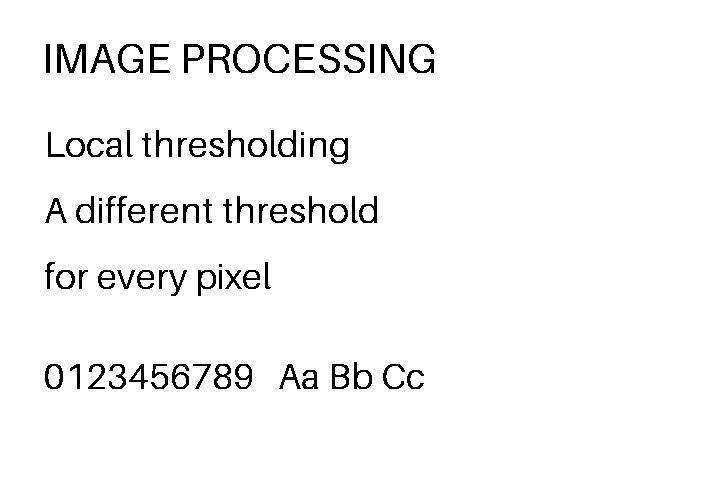
#> input picture labs/lab02/samples/text_mask.png, 720 x 480 px
$ python compare_samples.py
#> lines starting #> are read from the running program, lines starting #| are printed output that depends on the picture; after the words box and inside, x2 and y2 are one past the last pixel; in counts of white or black regions, pixels touching at a corner belong together
#> in build_report, `truth = np.asarray(Image.open(samples / "text_mask.png")) == 0`: truth: shape (480, 720) bool; 3.7% white; 83 white regions (3 under 20 px), largest, box (x1, y1, x2, y2) and area: (57, 44, 86, 73) 422, (381, 44, 404, 73) 332, (209, 44, 230, 73) 289
### labs/lab02/processing.py
"""Локальные пороги и повышение резкости. Все изображения — uint8, 0..255."""

import math
from pathlib import Path

import numpy as np
from PIL import Image, ImageOps


def read_image(path):
    """Читаем первый кадр; учитываем EXIF и накладываем прозрачность на белый."""
    with Image.open(Path(path)) as source:
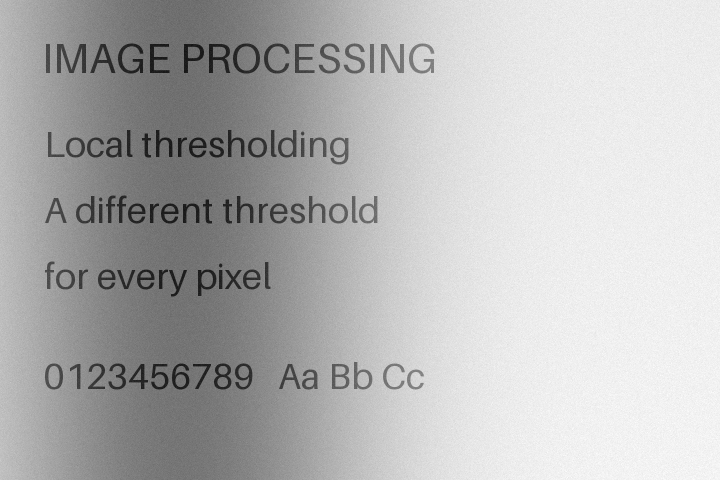
#> input picture labs/lab02/samples/shadow_text.png, 720 x 480 px
#> source is the input picture: PIL image 720x480 L; min 18, max 252, mean 182.5
        image = ImageOps.exif_transpose(source)
        rgba = image.convert("RGBA")
        background = Image.new("RGBA", rgba.size, "white")
#> background: PIL image 720x480 RGBA; every value is 255
        return np.array(Image.alpha_composite(background, rgba).convert("RGB"))


def validate_image(image):
    array = np.asarray(image)
    if array.dtype != np.uint8 or array.size == 0:
        raise ValueError("Нужно непустое изображение uint8")
    if array.ndim != 2 and not (array.ndim == 3 and array.shape[2] == 3):
        raise ValueError("Нужно изображение в оттенках серого или RGB")
    return array


def grayscale(image):
    image = validate_image(image)
    if image.ndim == 2:
        return image.copy()
    brightness = image.astype(np.float64) @ np.array([0.299, 0.587, 0.114])
    return np.rint(brightness).clip(0, 255).astype(np.uint8)


def check_number(value, name, minimum, maximum):
    if not math.isfinite(value) or not minimum <= value <= maximum:
        raise ValueError(f"{name}: допустимо от {minimum} до {maximum}")


def local_statistics(gray, window):
    """Среднее и стандартное отклонение через интегральные изображения, O(HW)."""
#> called with window = 31
    gray = validate_image(gray)
    if gray.ndim != 2:
        raise ValueError("Локальная статистика вычисляется для яркости")
    if not isinstance(window, (int, np.integer)) or not 3 <= window <= 151 or window % 2 == 0:
        raise ValueError("Размер окна должен быть нечётным числом от 3 до 151")
    padded = np.pad(gray.astype(np.float64), window // 2, mode="edge")

    def mean_in_window(values):
        integral = np.pad(values, ((1, 0), (1, 0))).cumsum(axis=0).cumsum(axis=1)
        total = (integral[window:, window:] - integral[:-window, window:]
                 - integral[window:, :-window] + integral[:-window, :-window])
        return total / (window * window)
#> returned value: shape (480, 720) float64

    mean = mean_in_window(padded)
    variance = mean_in_window(padded * padded) - mean * mean
    # Вычитание близких чисел может дать небольшую отрицательную погрешность.
    deviation = np.sqrt(np.maximum(variance, 0))
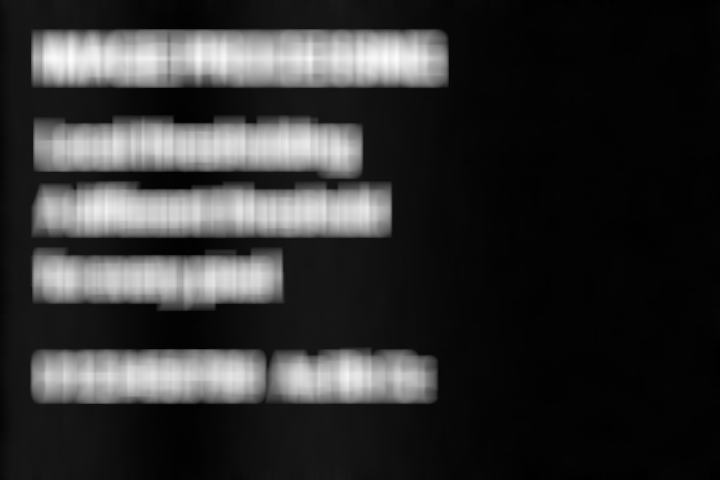
#> deviation: shape (480, 720) float64; min 2.55, max 41.22, mean 10.2; drawn with min black and max white
    return mean, deviation


def local_thresholds(image, window=31, niblack_k=0.2, sauvola_k=0.2):
    """Возвращает бинарные результаты Ниблэка и Сауволы; текст — чёрный."""
    check_number(niblack_k, "k Ниблэка", -1, 1)
    check_number(sauvola_k, "k Сауволы", 0, 1)
    gray = grayscale(image)
    mean, deviation = local_statistics(gray, window)
    niblack_threshold = mean - niblack_k * deviation
    sauvola_threshold = mean * (1 + sauvola_k * (deviation / 128 - 1))
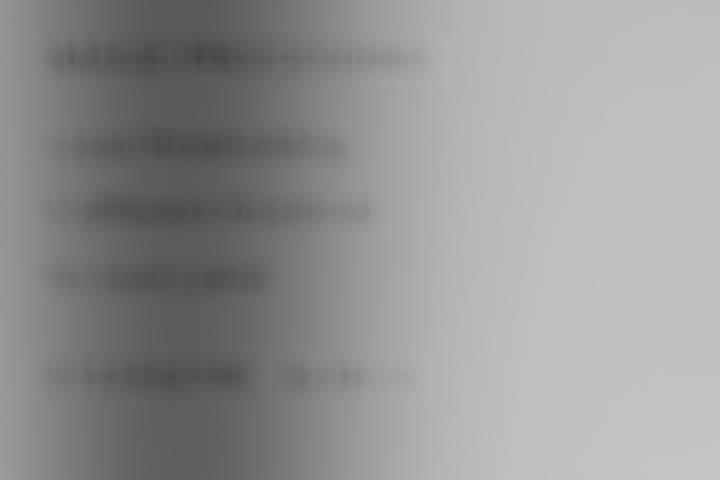
#> sauvola_threshold: shape (480, 720) float64; min 69.79, max 195.8, mean 148.4
    # Равенство относим к фону. Постоянная область без перепадов остаётся белой.
    niblack = np.where(gray >= niblack_threshold, 255, 0).astype(np.uint8)
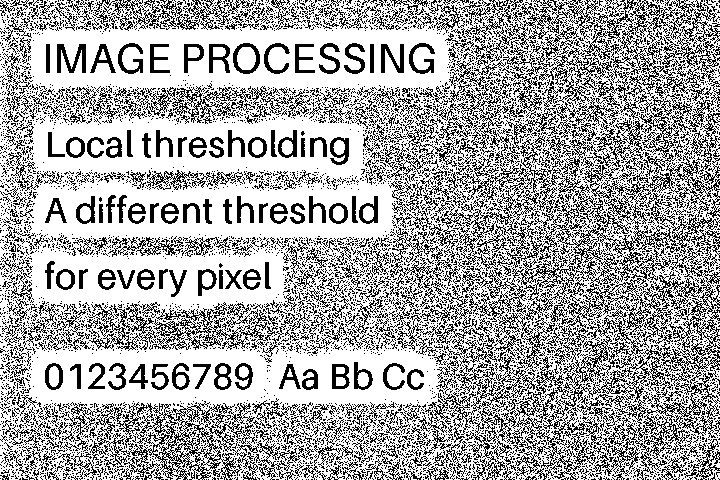
#> niblack: shape (480, 720); 67% white; black in thin lines or dots
    sauvola = np.where(gray >= sauvola_threshold, 255, 0).astype(np.uint8)
#> sauvola: shape (480, 720); 96.1% white; 83 black regions (3 under 20 px), largest, box (x1, y1, x2, y2) and area: (57, 44, 86, 73) 418, (381, 44, 404, 73) 329, (118, 43, 143, 74) 295
    return niblack, sauvola


def laplacian_sharpen(image, amount=0.6):
    """J = I - a*ΔI; ΔI — сумма четырёх соседей минус 4*I."""
    image = validate_image(image)
    check_number(amount, "Коэффициент Лапласа", 0, 3)
    values = image.astype(np.float64)
    padding = ((1, 1), (1, 1)) + (((0, 0),) if image.ndim == 3 else ())
    padded = np.pad(values, padding, mode="edge")
    laplacian = (padded[:-2, 1:-1] + padded[2:, 1:-1]
                 + padded[1:-1, :-2] + padded[1:-1, 2:] - 4 * values)
    return np.rint(values - amount * laplacian).clip(0, 255).astype(np.uint8)


def gaussian_blur(image, sigma):
    """Гауссово ядро разделено на горизонтальную и вертикальную свёртки."""
    image = validate_image(image)
    check_number(sigma, "Сигма", 0.3, 5)
    radius = math.ceil(3 * sigma)
    positions = np.arange(-radius, radius + 1, dtype=np.float64)
    kernel = np.exp(-(positions * positions) / (2 * sigma * sigma))
    kernel /= kernel.sum()
    values = image.astype(np.float64)
    for axis in (0, 1):
        padding = [(0, 0)] * image.ndim
        padding[axis] = (radius, radius)
        padded = np.pad(values, padding, mode="edge")
        result = np.zeros_like(values)
        for i, weight in enumerate(kernel):
            region = [slice(None)] * image.ndim
            region[axis] = slice(i, i + values.shape[axis])
            result += weight * padded[tuple(region)]
        values = result
    return values


def unsharp_mask(image, amount=1.5, sigma=1.2):
    """J = I + a*(I - Gσ*I). Промежуточные значения не обрезаются."""
    image = validate_image(image)
    check_number(amount, "Коэффициент маски", 0, 5)
    blurred = gaussian_blur(image, sigma)
    values = image.astype(np.float64)
    return np.rint(values + amount * (values - blurred)).clip(0, 255).astype(np.uint8)


# [7 lines left out: function compare, not called in this run]

### labs/lab02/compare_samples.py
"""Пересчитать измерения: python compare_samples.py."""

from pathlib import Path

import numpy as np
from PIL import Image

from processing import laplacian_sharpen, local_thresholds, read_image, unsharp_mask


def build_report():
    samples = Path(__file__).resolve().parent / "samples"
    truth = np.asarray(Image.open(samples / "text_mask.png")) == 0
    lines = ["# Сравнение на примерах", "", "Получено командой `python compare_samples.py`.", "",
             "## Локальные пороги", "", "Окно 31 × 31, k Ниблэка = 0.2, k Сауволы = 0.2, R = 128.", "",
             "IoU — доля пересечения найденного текста и эталонной маски в их объединении. Больше — лучше. Текстом считаются чёрные пиксели.", "",
             "| Изображение | Ниблэк, IoU | Саувола, IoU |", "|---|---:|---:|"]
    for name in ("shadow_text.png", "faint_text.png"):
        scores = []
        for output in local_thresholds(read_image(samples / name)):
            foreground = output == 0
#> foreground: shape (480, 720) bool; 33% white in thin lines or dots
            scores.append(np.count_nonzero(foreground & truth) / np.count_nonzero(foreground | truth))
        lines.append(f"| {name} | {scores[0]:.4f} | {scores[1]:.4f} |")
#> pass 2 of the loop in build_report, `for name in ("shadow_text.png", "faint_text.png"):`:
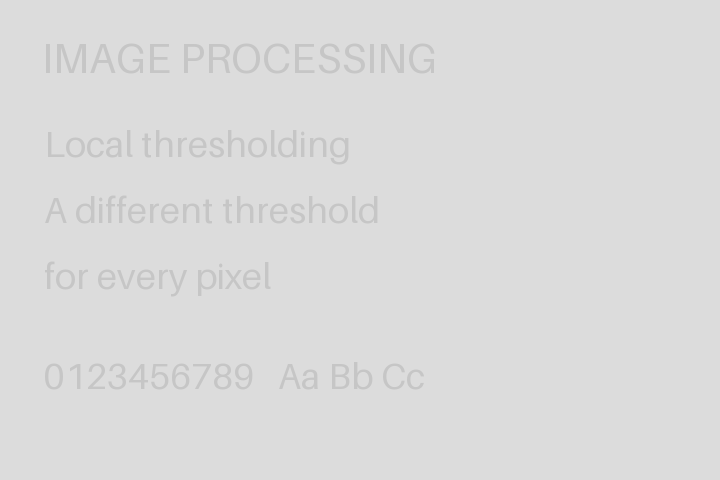
#> input picture labs/lab02/samples/faint_text.png, 720 x 480 px
#> in read_image, source is the input picture: PIL image 720x480 L; min 198, max 220, mean 219.2
#> in local_statistics (call 2), `deviation = np.sqrt(np.maximum(variance, 0))`:
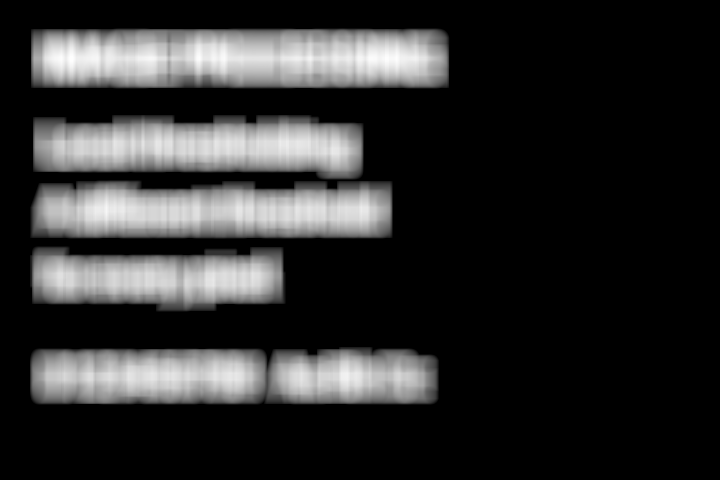
#> deviation: shape (480, 720) float64; min 0, max 10.43, mean 1.86; drawn with min black and max white
#> in local_thresholds (call 2), `niblack = np.where(gray >= niblack_threshold, 255, 0).astype(np.uint8)`:
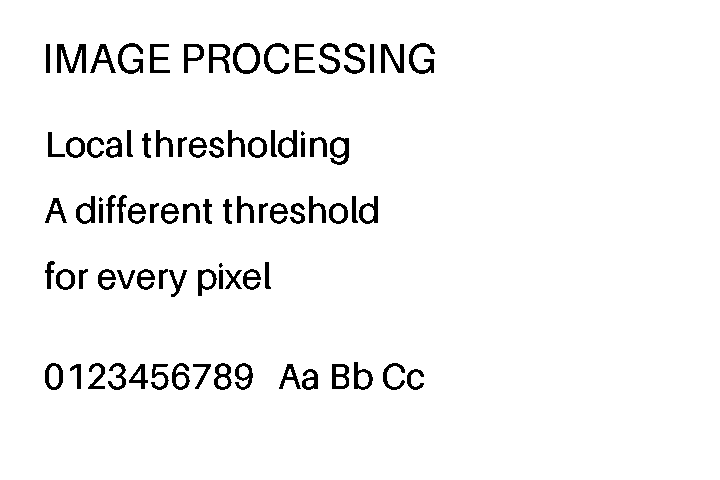
#> niblack: shape (480, 720); 95.6% white; 83 black regions (3 under 20 px), largest, box (x1, y1, x2, y2) and area: (57, 44, 86, 73) 434, (381, 44, 404, 73) 336, (233, 43, 260, 74) 320
#> sauvola: shape (480, 720); every value is 255
    lines += ["", "На тексте с тенью Саувола подавляет шум фона. На бледном тексте порог Сауволы слишком низкий: штрихи сливаются с фоном, а Ниблэк их сохраняет.", "",
              "## Резкость", "", "Лаплас: коэффициент 0.6. Нерезкое маскирование: коэффициент 1.5, σ = 1.2.", "",
              "MSE — средний квадрат разности с `sharp_reference.png` по всем RGB-компонентам. Меньше — лучше. Эта метрика измеряет сходство с известным оригиналом, а не субъективную резкость.", "",
              "| Изображение | До обработки, MSE | Лаплас, MSE | Маскирование, MSE |", "|---|---:|---:|---:|"]
    reference = read_image(samples / "sharp_reference.png").astype(float)
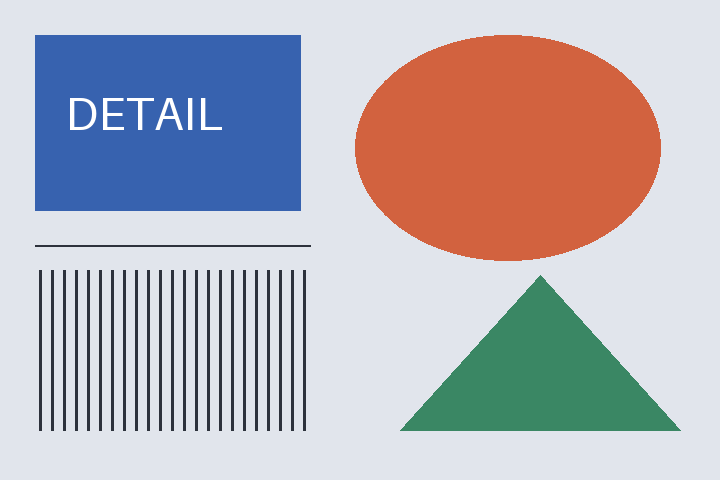
#> input picture labs/lab02/samples/sharp_reference.png, 720 x 480 px
#> in read_image, source is the input picture: PIL image 720x480 RGB; mean R, G, B 183.8, 179.3, 186.3
    for name in ("blurred_shapes.png", "noisy_shapes.png"):
        image = read_image(samples / name)
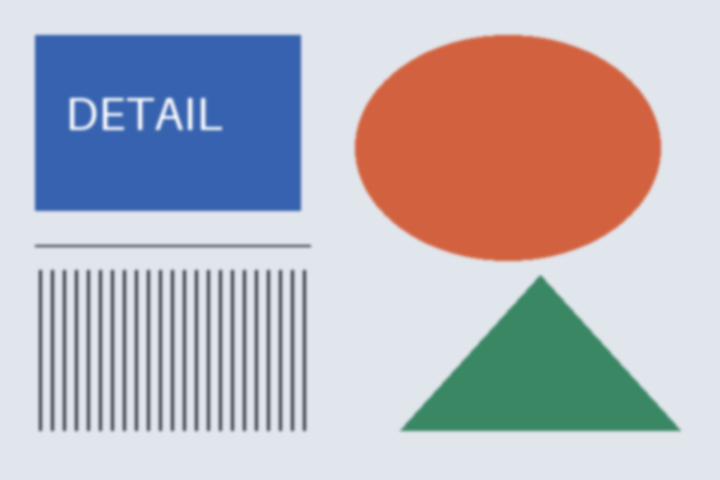
#> input picture labs/lab02/samples/blurred_shapes.png, 720 x 480 px
#> in read_image, source is the input picture: PIL image 720x480 RGB; mean R, G, B 183.8, 179.3, 186.3
        scores = [np.mean((output.astype(float) - reference) ** 2)
                  for output in (image, laplacian_sharpen(image), unsharp_mask(image))]
#> in laplacian_sharpen, `padded = np.pad(values, padding, mode="edge")`:
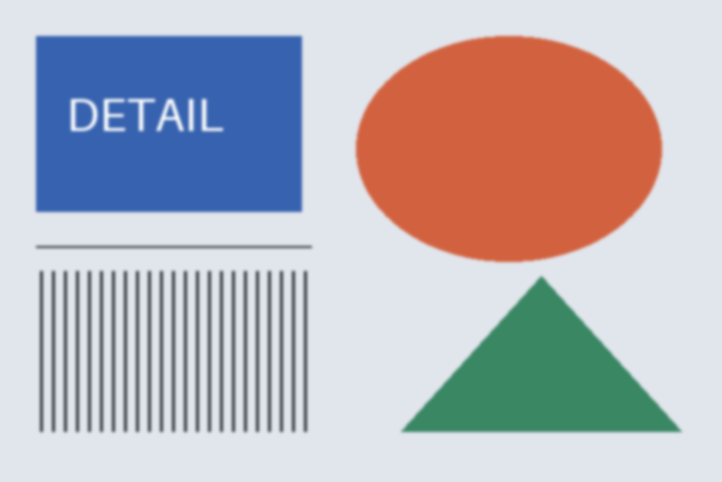
#> padded: shape (482, 722, 3) float64; mean R, G, B 184, 179.6, 186.7
        lines.append(f"| {name} | {scores[0]:.2f} | {scores[1]:.2f} | {scores[2]:.2f} |")
#> pass 2 of the loop in build_report, `for name in ("blurred_shapes.png", "noisy_shapes.png"):`:
    lines += ["", "На размытом изображении оба метода уменьшают ошибку. На зашумлённом ошибка растёт: фильтры усиливают не только границы, но и шум. Вывод относится к этим изображениям и выбранным параметрам.", ""]
    return "\n".join(lines)


if __name__ == "__main__":
    report = build_report()
    (Path(__file__).resolve().parent / "samples" / "RESULTS.md").write_text(report, encoding="utf-8")
    print(report)
